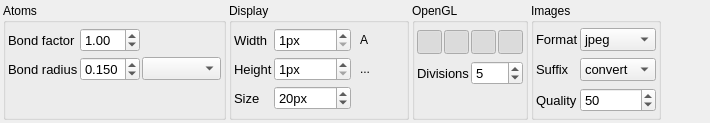
<?xml version="1.0" encoding="UTF-8"?>
<ui version="4.0">
 <class>Settings</class>
 <widget class="QWidget" name="Settings">
  <property name="geometry">
   <rect>
    <x>0</x>
    <y>0</y>
    <width>710</width>
    <height>123</height>
   </rect>
  </property>
  <property name="sizePolicy">
   <sizepolicy hsizetype="Expanding" vsizetype="Preferred">
    <horstretch>0</horstretch>
    <verstretch>0</verstretch>
   </sizepolicy>
  </property>
  <property name="maximumSize">
   <size>
    <width>16777215</width>
    <height>16777215</height>
   </size>
  </property>
  <property name="windowTitle">
   <string>Form</string>
  </property>
  <property name="toolTip">
   <string>General setting options</string>
  </property>
  <property name="statusTip">
   <string>General setting options</string>
  </property>
  <property name="whatsThis">
   <string>General setting options</string>
  </property>
  <layout class="QHBoxLayout" name="horizontalLayout">
   <property name="spacing">
    <number>3</number>
   </property>
   <property name="leftMargin">
    <number>3</number>
   </property>
   <property name="topMargin">
    <number>3</number>
   </property>
   <property name="rightMargin">
    <number>3</number>
   </property>
   <property name="bottomMargin">
    <number>3</number>
   </property>
   <item>
    <widget class="QGroupBox" name="atoms">
     <property name="sizePolicy">
      <sizepolicy hsizetype="Fixed" vsizetype="Preferred">
       <horstretch>0</horstretch>
       <verstretch>0</verstretch>
      </sizepolicy>
     </property>
     <property name="title">
      <string>Atoms</string>
     </property>
     <layout class="QVBoxLayout" name="verticalLayout_2">
      <property name="spacing">
       <number>2</number>
      </property>
      <property name="sizeConstraint">
       <enum>QLayout::SetDefaultConstraint</enum>
      </property>
      <property name="leftMargin">
       <number>2</number>
      </property>
      <property name="topMargin">
       <number>2</number>
      </property>
      <property name="rightMargin">
       <number>2</number>
      </property>
      <property name="bottomMargin">
       <number>2</number>
      </property>
      <item>
       <widget class="QWidget" name="widget_7" native="true">
        <layout class="QGridLayout" name="gridLayout_4">
         <property name="leftMargin">
          <number>0</number>
         </property>
         <property name="topMargin">
          <number>0</number>
         </property>
         <property name="rightMargin">
          <number>0</number>
         </property>
         <property name="bottomMargin">
          <number>0</number>
         </property>
         <property name="spacing">
          <number>2</number>
         </property>
         <item row="1" column="1">
          <widget class="QDoubleSpinBox" name="bondRadius">
           <property name="font">
            <font>
             <pointsize>10</pointsize>
            </font>
           </property>
           <property name="suffix">
            <string/>
           </property>
           <property name="decimals">
            <number>3</number>
           </property>
           <property name="minimum">
            <double>0.010000000000000</double>
           </property>
           <property name="maximum">
            <double>9.990000000000000</double>
           </property>
           <property name="singleStep">
            <double>0.050000000000000</double>
           </property>
           <property name="value">
            <double>0.150000000000000</double>
           </property>
          </widget>
         </item>
         <item row="0" column="1">
          <widget class="QDoubleSpinBox" name="bond">
           <property name="font">
            <font>
             <pointsize>10</pointsize>
            </font>
           </property>
           <property name="minimum">
            <double>0.100000000000000</double>
           </property>
           <property name="singleStep">
            <double>0.100000000000000</double>
           </property>
           <property name="value">
            <double>1.000000000000000</double>
           </property>
          </widget>
         </item>
         <item row="0" column="0">
          <widget class="QLabel" name="bondLabel">
           <property name="font">
            <font>
             <pointsize>10</pointsize>
            </font>
           </property>
           <property name="text">
            <string>Bond factor</string>
           </property>
          </widget>
         </item>
         <item row="1" column="0">
          <widget class="QLabel" name="radiusLabel">
           <property name="font">
            <font>
             <pointsize>10</pointsize>
            </font>
           </property>
           <property name="text">
            <string>Bond radius</string>
           </property>
          </widget>
         </item>
         <item row="1" column="2">
          <widget class="DistanceUnitCombo" name="comboBox">
           <property name="font">
            <font>
             <pointsize>10</pointsize>
            </font>
           </property>
          </widget>
         </item>
        </layout>
       </widget>
      </item>
      <item>
       <widget class="QToolButton" name="mendeleev">
        <property name="sizePolicy">
         <sizepolicy hsizetype="Expanding" vsizetype="Fixed">
          <horstretch>0</horstretch>
          <verstretch>0</verstretch>
         </sizepolicy>
        </property>
        <property name="text">
         <string/>
        </property>
        <property name="icon">
         <iconset>
          <normaloff>:/settings/icons/mendeleev.svg</normaloff>:/settings/icons/mendeleev.svg</iconset>
        </property>
        <property name="iconSize">
         <size>
          <width>40</width>
          <height>20</height>
         </size>
        </property>
        <property name="autoRaise">
         <bool>true</bool>
        </property>
       </widget>
      </item>
     </layout>
    </widget>
   </item>
   <item>
    <widget class="QGroupBox" name="display">
     <property name="sizePolicy">
      <sizepolicy hsizetype="Fixed" vsizetype="Preferred">
       <horstretch>0</horstretch>
       <verstretch>0</verstretch>
      </sizepolicy>
     </property>
     <property name="title">
      <string>Display</string>
     </property>
     <layout class="QHBoxLayout" name="horizontalLayout_4">
      <property name="spacing">
       <number>2</number>
      </property>
      <property name="leftMargin">
       <number>2</number>
      </property>
      <property name="topMargin">
       <number>2</number>
      </property>
      <property name="rightMargin">
       <number>2</number>
      </property>
      <property name="bottomMargin">
       <number>2</number>
      </property>
      <item>
       <widget class="QWidget" name="widget_3" native="true">
        <layout class="QGridLayout" name="gridLayout_2">
         <property name="leftMargin">
          <number>0</number>
         </property>
         <property name="topMargin">
          <number>0</number>
         </property>
         <property name="rightMargin">
          <number>0</number>
         </property>
         <property name="bottomMargin">
          <number>0</number>
         </property>
         <property name="spacing">
          <number>2</number>
         </property>
         <item row="0" column="1">
          <widget class="QSpinBox" name="width">
           <property name="sizePolicy">
            <sizepolicy hsizetype="Fixed" vsizetype="Fixed">
             <horstretch>0</horstretch>
             <verstretch>0</verstretch>
            </sizepolicy>
           </property>
           <property name="font">
            <font>
             <pointsize>10</pointsize>
            </font>
           </property>
           <property name="toolTip">
            <string>Dispaly width</string>
           </property>
           <property name="statusTip">
            <string>Dispaly width</string>
           </property>
           <property name="whatsThis">
            <string>Dispaly width</string>
           </property>
           <property name="suffix">
            <string>px</string>
           </property>
           <property name="minimum">
            <number>1</number>
           </property>
           <property name="maximum">
            <number>10000</number>
           </property>
           <property name="singleStep">
            <number>10</number>
           </property>
          </widget>
         </item>
         <item row="1" column="0">
          <widget class="QLabel" name="heightLabel">
           <property name="font">
            <font>
             <pointsize>10</pointsize>
            </font>
           </property>
           <property name="text">
            <string>Height</string>
           </property>
          </widget>
         </item>
         <item row="0" column="0">
          <widget class="QLabel" name="widthLabel">
           <property name="font">
            <font>
             <pointsize>10</pointsize>
            </font>
           </property>
           <property name="text">
            <string>Width</string>
           </property>
          </widget>
         </item>
         <item row="2" column="0">
          <widget class="QLabel" name="sizeLabel">
           <property name="sizePolicy">
            <sizepolicy hsizetype="Fixed" vsizetype="Preferred">
             <horstretch>0</horstretch>
             <verstretch>0</verstretch>
            </sizepolicy>
           </property>
           <property name="font">
            <font>
             <pointsize>10</pointsize>
            </font>
           </property>
           <property name="text">
            <string>Size</string>
           </property>
          </widget>
         </item>
         <item row="2" column="1">
          <widget class="QSpinBox" name="size">
           <property name="sizePolicy">
            <sizepolicy hsizetype="Preferred" vsizetype="Fixed">
             <horstretch>0</horstretch>
             <verstretch>0</verstretch>
            </sizepolicy>
           </property>
           <property name="font">
            <font>
             <pointsize>10</pointsize>
            </font>
           </property>
           <property name="toolTip">
            <string>Font size</string>
           </property>
           <property name="statusTip">
            <string>Font size</string>
           </property>
           <property name="whatsThis">
            <string>Font size</string>
           </property>
           <property name="keyboardTracking">
            <bool>true</bool>
           </property>
           <property name="suffix">
            <string>px</string>
           </property>
           <property name="maximum">
            <number>100</number>
           </property>
           <property name="value">
            <number>20</number>
           </property>
          </widget>
         </item>
         <item row="0" column="2">
          <widget class="QToolButton" name="foreground">
           <property name="toolTip">
            <string>Font color</string>
           </property>
           <property name="statusTip">
            <string>Font color</string>
           </property>
           <property name="whatsThis">
            <string>Font color</string>
           </property>
           <property name="text">
            <string>A</string>
           </property>
           <property name="icon">
            <iconset>
             <normaloff>:/settings/icons/foreground.svg</normaloff>:/settings/icons/foreground.svg</iconset>
           </property>
           <property name="iconSize">
            <size>
             <width>17</width>
             <height>17</height>
            </size>
           </property>
           <property name="autoRaise">
            <bool>true</bool>
           </property>
          </widget>
         </item>
         <item row="1" column="1">
          <widget class="QSpinBox" name="height">
           <property name="sizePolicy">
            <sizepolicy hsizetype="Fixed" vsizetype="Fixed">
             <horstretch>0</horstretch>
             <verstretch>0</verstretch>
            </sizepolicy>
           </property>
           <property name="font">
            <font>
             <pointsize>10</pointsize>
            </font>
           </property>
           <property name="toolTip">
            <string>Display height</string>
           </property>
           <property name="statusTip">
            <string>Display height</string>
           </property>
           <property name="whatsThis">
            <string>Display height</string>
           </property>
           <property name="suffix">
            <string>px</string>
           </property>
           <property name="minimum">
            <number>1</number>
           </property>
           <property name="maximum">
            <number>10000</number>
           </property>
           <property name="singleStep">
            <number>10</number>
           </property>
          </widget>
         </item>
         <item row="0" column="3">
          <widget class="QToolButton" name="background">
           <property name="toolTip">
            <string>Background color</string>
           </property>
           <property name="statusTip">
            <string>Background color</string>
           </property>
           <property name="whatsThis">
            <string>Background color</string>
           </property>
           <property name="text">
            <string/>
           </property>
           <property name="icon">
            <iconset>
             <normaloff>:/settings/icons/background.svg</normaloff>:/settings/icons/background.svg</iconset>
           </property>
           <property name="iconSize">
            <size>
             <width>17</width>
             <height>17</height>
            </size>
           </property>
           <property name="autoRaise">
            <bool>true</bool>
           </property>
          </widget>
         </item>
         <item row="1" column="2">
          <widget class="QToolButton" name="up">
           <property name="toolTip">
            <string>Spin up color</string>
           </property>
           <property name="statusTip">
            <string>Spin up color</string>
           </property>
           <property name="whatsThis">
            <string>Spin up color</string>
           </property>
           <property name="text">
            <string>...</string>
           </property>
           <property name="icon">
            <iconset>
             <normaloff>:/settings/icons/arrow-up.svg</normaloff>:/settings/icons/arrow-up.svg</iconset>
           </property>
           <property name="iconSize">
            <size>
             <width>17</width>
             <height>17</height>
            </size>
           </property>
           <property name="autoRaise">
            <bool>true</bool>
           </property>
          </widget>
         </item>
         <item row="1" column="3">
          <widget class="QToolButton" name="down">
           <property name="toolTip">
            <string>Spin down color</string>
           </property>
           <property name="statusTip">
            <string>Spin down color</string>
           </property>
           <property name="whatsThis">
            <string>Spin down color</string>
           </property>
           <property name="text">
            <string/>
           </property>
           <property name="icon">
            <iconset>
             <normaloff>:/settings/icons/arrow-down.svg</normaloff>:/settings/icons/arrow-down.svg</iconset>
           </property>
           <property name="iconSize">
            <size>
             <width>17</width>
             <height>17</height>
            </size>
           </property>
           <property name="autoRaise">
            <bool>true</bool>
           </property>
          </widget>
         </item>
        </layout>
       </widget>
      </item>
     </layout>
    </widget>
   </item>
   <item>
    <widget class="QGroupBox" name="openGl">
     <property name="sizePolicy">
      <sizepolicy hsizetype="Fixed" vsizetype="Preferred">
       <horstretch>0</horstretch>
       <verstretch>0</verstretch>
      </sizepolicy>
     </property>
     <property name="title">
      <string>OpenGL</string>
     </property>
     <layout class="QVBoxLayout" name="verticalLayout">
      <property name="spacing">
       <number>2</number>
      </property>
      <property name="leftMargin">
       <number>2</number>
      </property>
      <property name="topMargin">
       <number>2</number>
      </property>
      <property name="rightMargin">
       <number>2</number>
      </property>
      <property name="bottomMargin">
       <number>2</number>
      </property>
      <item>
       <spacer name="verticalSpacer">
        <property name="orientation">
         <enum>Qt::Vertical</enum>
        </property>
        <property name="sizeHint" stdset="0">
         <size>
          <width>20</width>
          <height>0</height>
         </size>
        </property>
       </spacer>
      </item>
      <item>
       <widget class="QWidget" name="widget" native="true">
        <layout class="QGridLayout" name="gridLayout_3">
         <property name="leftMargin">
          <number>0</number>
         </property>
         <property name="topMargin">
          <number>0</number>
         </property>
         <property name="rightMargin">
          <number>0</number>
         </property>
         <property name="bottomMargin">
          <number>0</number>
         </property>
         <property name="spacing">
          <number>2</number>
         </property>
         <item row="0" column="2">
          <widget class="QToolButton" name="light">
           <property name="toolTip">
            <string>Switch light</string>
           </property>
           <property name="statusTip">
            <string>Switch light</string>
           </property>
           <property name="whatsThis">
            <string>Switch light</string>
           </property>
           <property name="text">
            <string/>
           </property>
           <property name="icon">
            <iconset>
             <normaloff>:/settings/icons/sun.svg</normaloff>:/settings/icons/sun.svg</iconset>
           </property>
           <property name="iconSize">
            <size>
             <width>17</width>
             <height>17</height>
            </size>
           </property>
           <property name="shortcut">
            <string>L</string>
           </property>
           <property name="checkable">
            <bool>true</bool>
           </property>
           <property name="checked">
            <bool>true</bool>
           </property>
           <property name="autoRaise">
            <bool>true</bool>
           </property>
          </widget>
         </item>
         <item row="0" column="0">
          <widget class="QToolButton" name="filling">
           <property name="toolTip">
            <string>Switch filling</string>
           </property>
           <property name="statusTip">
            <string>Switch filling</string>
           </property>
           <property name="whatsThis">
            <string>Switch filling</string>
           </property>
           <property name="text">
            <string/>
           </property>
           <property name="icon">
            <iconset>
             <normaloff>:/settings/icons/mesh.svg</normaloff>:/settings/icons/mesh.svg</iconset>
           </property>
           <property name="iconSize">
            <size>
             <width>17</width>
             <height>17</height>
            </size>
           </property>
           <property name="shortcut">
            <string>O</string>
           </property>
           <property name="checkable">
            <bool>true</bool>
           </property>
           <property name="checked">
            <bool>true</bool>
           </property>
           <property name="autoRaise">
            <bool>true</bool>
           </property>
          </widget>
         </item>
         <item row="0" column="3">
          <widget class="QToolButton" name="perspective">
           <property name="toolTip">
            <string>Switch perspective</string>
           </property>
           <property name="statusTip">
            <string>Switch perspective</string>
           </property>
           <property name="whatsThis">
            <string>Switch perspective</string>
           </property>
           <property name="text">
            <string/>
           </property>
           <property name="icon">
            <iconset>
             <normaloff>:/settings/icons/perspective.svg</normaloff>:/settings/icons/perspective.svg</iconset>
           </property>
           <property name="iconSize">
            <size>
             <width>17</width>
             <height>17</height>
            </size>
           </property>
           <property name="shortcut">
            <string>P</string>
           </property>
           <property name="checkable">
            <bool>true</bool>
           </property>
           <property name="checked">
            <bool>true</bool>
           </property>
           <property name="autoRaise">
            <bool>true</bool>
           </property>
          </widget>
         </item>
         <item row="0" column="4">
          <widget class="QToolButton" name="antialiasing">
           <property name="toolTip">
            <string>Switch anti-aliasing</string>
           </property>
           <property name="statusTip">
            <string>Switch anti-aliasing</string>
           </property>
           <property name="whatsThis">
            <string>Switch anti-aliasing</string>
           </property>
           <property name="text">
            <string/>
           </property>
           <property name="icon">
            <iconset>
             <normaloff>:/settings/icons/anti-aliasing.svg</normaloff>:/settings/icons/anti-aliasing.svg</iconset>
           </property>
           <property name="iconSize">
            <size>
             <width>17</width>
             <height>17</height>
            </size>
           </property>
           <property name="shortcut">
            <string>Shift+A</string>
           </property>
           <property name="checkable">
            <bool>true</bool>
           </property>
           <property name="checked">
            <bool>true</bool>
           </property>
           <property name="autoRaise">
            <bool>true</bool>
           </property>
          </widget>
         </item>
        </layout>
       </widget>
      </item>
      <item>
       <spacer name="verticalSpacer_3">
        <property name="orientation">
         <enum>Qt::Vertical</enum>
        </property>
        <property name="sizeHint" stdset="0">
         <size>
          <width>20</width>
          <height>0</height>
         </size>
        </property>
       </spacer>
      </item>
      <item>
       <widget class="QWidget" name="widget_2" native="true">
        <layout class="QHBoxLayout" name="horizontalLayout_2">
         <property name="spacing">
          <number>2</number>
         </property>
         <property name="leftMargin">
          <number>0</number>
         </property>
         <property name="topMargin">
          <number>0</number>
         </property>
         <property name="rightMargin">
          <number>0</number>
         </property>
         <property name="bottomMargin">
          <number>0</number>
         </property>
         <item>
          <widget class="QLabel" name="divLabel">
           <property name="font">
            <font>
             <pointsize>10</pointsize>
            </font>
           </property>
           <property name="toolTip">
            <string>Number of divisions</string>
           </property>
           <property name="statusTip">
            <string>Number of divisions for shape plottings</string>
           </property>
           <property name="whatsThis">
            <string>Number of divisions for shape plottings</string>
           </property>
           <property name="lineWidth">
            <number>0</number>
           </property>
           <property name="text">
            <string>Divisions</string>
           </property>
           <property name="textFormat">
            <enum>Qt::PlainText</enum>
           </property>
           <property name="margin">
            <number>0</number>
           </property>
          </widget>
         </item>
         <item>
          <widget class="QSpinBox" name="ndiv">
           <property name="font">
            <font>
             <pointsize>10</pointsize>
            </font>
           </property>
           <property name="toolTip">
            <string>Number of divisions</string>
           </property>
           <property name="statusTip">
            <string>Number of divisions for shape plottings</string>
           </property>
           <property name="whatsThis">
            <string>Number of divisions for shape plottings</string>
           </property>
           <property name="wrapping">
            <bool>false</bool>
           </property>
           <property name="frame">
            <bool>true</bool>
           </property>
           <property name="keyboardTracking">
            <bool>false</bool>
           </property>
           <property name="minimum">
            <number>1</number>
           </property>
           <property name="maximum">
            <number>50</number>
           </property>
           <property name="value">
            <number>5</number>
           </property>
          </widget>
         </item>
        </layout>
       </widget>
      </item>
      <item>
       <spacer name="verticalSpacer_5">
        <property name="orientation">
         <enum>Qt::Vertical</enum>
        </property>
        <property name="sizeHint" stdset="0">
         <size>
          <width>20</width>
          <height>0</height>
         </size>
        </property>
       </spacer>
      </item>
      <item>
       <widget class="QWidget" name="widget_4" native="true">
        <property name="sizePolicy">
         <sizepolicy hsizetype="Preferred" vsizetype="Maximum">
          <horstretch>0</horstretch>
          <verstretch>0</verstretch>
         </sizepolicy>
        </property>
        <layout class="QVBoxLayout" name="verticalLayout_3">
         <property name="spacing">
          <number>2</number>
         </property>
         <property name="leftMargin">
          <number>0</number>
         </property>
         <property name="topMargin">
          <number>0</number>
         </property>
         <property name="rightMargin">
          <number>0</number>
         </property>
         <property name="bottomMargin">
          <number>0</number>
         </property>
         <item>
          <spacer name="verticalSpacer_2">
           <property name="orientation">
            <enum>Qt::Vertical</enum>
           </property>
           <property name="sizeHint" stdset="0">
            <size>
             <width>20</width>
             <height>19</height>
            </size>
           </property>
          </spacer>
         </item>
        </layout>
       </widget>
      </item>
      <item>
       <spacer name="verticalSpacer_4">
        <property name="orientation">
         <enum>Qt::Vertical</enum>
        </property>
        <property name="sizeHint" stdset="0">
         <size>
          <width>20</width>
          <height>0</height>
         </size>
        </property>
       </spacer>
      </item>
     </layout>
    </widget>
   </item>
   <item>
    <widget class="QGroupBox" name="images">
     <property name="sizePolicy">
      <sizepolicy hsizetype="Fixed" vsizetype="Preferred">
       <horstretch>0</horstretch>
       <verstretch>0</verstretch>
      </sizepolicy>
     </property>
     <property name="title">
      <string>Images</string>
     </property>
     <layout class="QGridLayout" name="gridLayout">
      <property name="leftMargin">
       <number>2</number>
      </property>
      <property name="topMargin">
       <number>2</number>
      </property>
      <property name="rightMargin">
       <number>2</number>
      </property>
      <property name="bottomMargin">
       <number>2</number>
      </property>
      <property name="horizontalSpacing">
       <number>2</number>
      </property>
      <property name="verticalSpacing">
       <number>4</number>
      </property>
      <item row="0" column="1">
       <widget class="QComboBox" name="format">
        <property name="font">
         <font>
          <pointsize>10</pointsize>
         </font>
        </property>
        <property name="toolTip">
         <string>Image export format</string>
        </property>
        <property name="statusTip">
         <string>Image export format</string>
        </property>
        <property name="whatsThis">
         <string>Image export format</string>
        </property>
        <item>
         <property name="text">
          <string>jpeg</string>
         </property>
        </item>
        <item>
         <property name="text">
          <string>png</string>
         </property>
        </item>
        <item>
         <property name="text">
          <string>ppm</string>
         </property>
        </item>
       </widget>
      </item>
      <item row="0" column="0">
       <widget class="QLabel" name="formatLabel">
        <property name="font">
         <font>
          <pointsize>10</pointsize>
         </font>
        </property>
        <property name="toolTip">
         <string>Image export format</string>
        </property>
        <property name="statusTip">
         <string>Image export format</string>
        </property>
        <property name="whatsThis">
         <string>Image export format</string>
        </property>
        <property name="text">
         <string>Format</string>
        </property>
       </widget>
      </item>
      <item row="1" column="0">
       <widget class="QLabel" name="suffixLabel">
        <property name="font">
         <font>
          <pointsize>10</pointsize>
         </font>
        </property>
        <property name="toolTip">
         <string>Suffix for numerotation </string>
        </property>
        <property name="statusTip">
         <string>Suffix for numerotation _000xx or _xx</string>
        </property>
        <property name="whatsThis">
         <string>Suffix for numerotation _000xx or _xx</string>
        </property>
        <property name="text">
         <string>Suffix</string>
        </property>
       </widget>
      </item>
      <item row="1" column="1">
       <widget class="QComboBox" name="suffix">
        <property name="font">
         <font>
          <pointsize>10</pointsize>
         </font>
        </property>
        <property name="toolTip">
         <string>Suffix for numerotation</string>
        </property>
        <property name="statusTip">
         <string>Suffix for numerotation _000xx or _xx</string>
        </property>
        <property name="whatsThis">
         <string>Suffix for numerotation _000xx or _xx</string>
        </property>
        <item>
         <property name="text">
          <string extracomment="To allow use of imagemagick convert tool to create a GIF">convert</string>
         </property>
        </item>
        <item>
         <property name="text">
          <string extracomment="To create a beamer animation with the animate package">animate</string>
         </property>
        </item>
       </widget>
      </item>
      <item row="2" column="0">
       <widget class="QLabel" name="qualityLabel">
        <property name="font">
         <font>
          <pointsize>10</pointsize>
         </font>
        </property>
        <property name="toolTip">
         <string>Quality of the saved image</string>
        </property>
        <property name="statusTip">
         <string>Quality of the saved image</string>
        </property>
        <property name="whatsThis">
         <string>Quality of the saved image</string>
        </property>
        <property name="text">
         <string>Quality</string>
        </property>
       </widget>
      </item>
      <item row="2" column="1">
       <widget class="QSpinBox" name="quality">
        <property name="font">
         <font>
          <pointsize>10</pointsize>
         </font>
        </property>
        <property name="toolTip">
         <string>Quality of the saved image</string>
        </property>
        <property name="statusTip">
         <string>Quality of the saved image</string>
        </property>
        <property name="whatsThis">
         <string>Quality of the saved image</string>
        </property>
        <property name="minimum">
         <number>1</number>
        </property>
        <property name="maximum">
         <number>100</number>
        </property>
        <property name="value">
         <number>50</number>
        </property>
       </widget>
      </item>
     </layout>
    </widget>
   </item>
   <item>
    <spacer name="horizontalSpacer">
     <property name="orientation">
      <enum>Qt::Horizontal</enum>
     </property>
     <property name="sizeHint" stdset="0">
      <size>
       <width>0</width>
       <height>20</height>
      </size>
     </property>
    </spacer>
   </item>
  </layout>
  <action name="actionFilling">
   <property name="checkable">
    <bool>true</bool>
   </property>
   <property name="icon">
    <iconset>
     <normaloff>:/settings/icons/mesh.svg</normaloff>:/settings/icons/mesh.svg</iconset>
   </property>
   <property name="text">
    <string>Filling</string>
   </property>
   <property name="toolTip">
    <string>Switch filling of objects</string>
   </property>
   <property name="statusTip">
    <string>Switch filling of objects</string>
   </property>
   <property name="shortcut">
    <string>O</string>
   </property>
  </action>
  <action name="actionLight">
   <property name="checkable">
    <bool>true</bool>
   </property>
   <property name="icon">
    <iconset>
     <normaloff>:/settings/icons/sun.svg</normaloff>:/settings/icons/sun.svg</iconset>
   </property>
   <property name="text">
    <string>Light</string>
   </property>
   <property name="toolTip">
    <string>Switch on/off light</string>
   </property>
   <property name="statusTip">
    <string>Switch on/off light</string>
   </property>
   <property name="shortcut">
    <string>L</string>
   </property>
  </action>
  <action name="actionPerspective">
   <property name="checkable">
    <bool>true</bool>
   </property>
   <property name="icon">
    <iconset>
     <normaloff>:/settings/icons/perspective.svg</normaloff>:/settings/icons/perspective.svg</iconset>
   </property>
   <property name="text">
    <string>Perspective</string>
   </property>
   <property name="toolTip">
    <string>Switch on/off perspective</string>
   </property>
   <property name="statusTip">
    <string>Switch on/off perspective</string>
   </property>
   <property name="shortcut">
    <string>P</string>
   </property>
  </action>
  <action name="actionAA">
   <property name="checkable">
    <bool>true</bool>
   </property>
   <property name="icon">
    <iconset>
     <normaloff>:/settings/icons/aliasing.svg</normaloff>:/settings/icons/aliasing.svg</iconset>
   </property>
   <property name="text">
    <string>AA</string>
   </property>
   <property name="toolTip">
    <string>Switch on/off antialiasing</string>
   </property>
   <property name="statusTip">
    <string>Switch on/off antialiasing (if available)</string>
   </property>
   <property name="shortcut">
    <string>Shift+A</string>
   </property>
  </action>
  <action name="actionMendeleev">
   <property name="icon">
    <iconset>
     <normaloff>:/settings/icons/mendeleev.svg</normaloff>:/settings/icons/mendeleev.svg</iconset>
   </property>
   <property name="text">
    <string>Mendeleev</string>
   </property>
   <property name="toolTip">
    <string>Periodic table properties</string>
   </property>
   <property name="statusTip">
    <string>Periodic table properties</string>
   </property>
   <property name="whatsThis">
    <string>Periodic table properties</string>
   </property>
   <property name="shortcut">
    <string>Ctrl+P</string>
   </property>
   <property name="autoRepeat">
    <bool>false</bool>
   </property>
  </action>
 </widget>
 <customwidgets>
  <customwidget>
   <class>DistanceUnitCombo</class>
   <extends>QComboBox</extends>
   <header>tools/distanceunitcombo.h</header>
  </customwidget>
 </customwidgets>
 <resources/>
 <connections/>
</ui>
